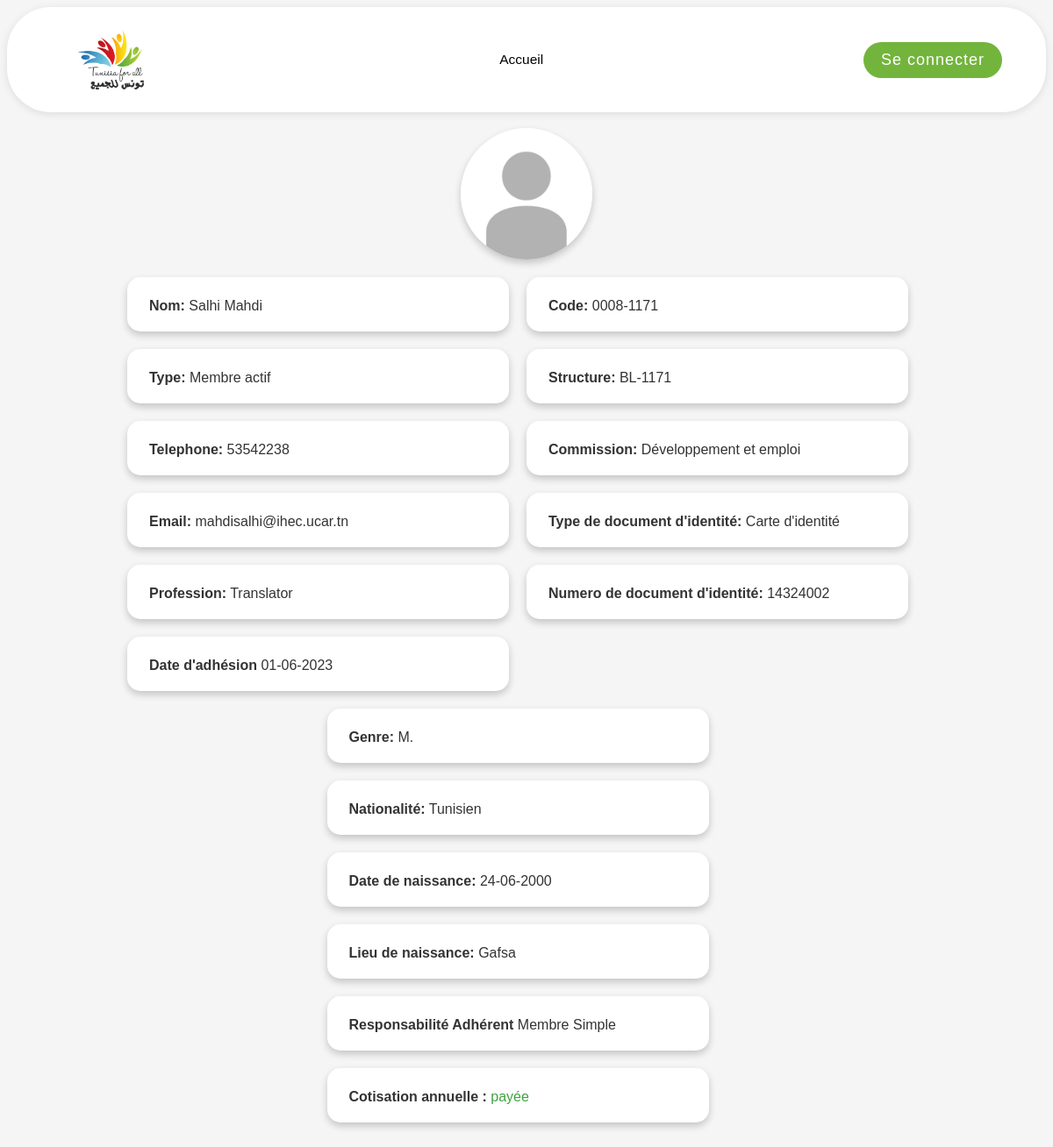
The page /consult_adherent/21/ on the database its author committed.
### base/models.py (models this page shows, shortened)
class Adherent(models.Model):
    user = models.OneToOneField(User, on_delete=models.CASCADE , related_name='adherent')
    code = models.CharField(max_length=8)
    photo_de_profile= models.ImageField(upload_to='img/',null=True, blank=True,default='img/default_profile_pic.jpg')
    structure = models.ForeignKey(Structure, on_delete=models.CASCADE , related_name='adherents', default = 1)
    TYPE_ADHERENT_CHOICES = (
    ('Membre fondateur', 'Membre fondateur'),
    ('Membre actif', 'Membre actif'),
    ('Membre actif jeune', 'Membre actif jeune'),
    ('Soutien', 'Soutien'),
    ('Membre d\'honneur ', 'Membre d\'honneur '),
    )
    type_adhérent = models.CharField(max_length=27, choices=TYPE_ADHERENT_CHOICES)
    RESPONSABILTE_ADHERENT_CHOICES = (
    ('Président', 'Président'),
    ('Viceprésident', 'Vice président'),
    ('Directeur Executif', 'Directeur Executif'),
    ('Trésorier', 'Trésorier'),
    ('Trésorier adjoint ', 'Trésorier adjoint '),
    ('Chef Projet', 'Chef Projet'),
    ('Coordinateur de commission ', 'Coordinateur de commission '),
    ('Membre Simple ', 'Membre Simple '),
    )
    responsabilité_adhérent= models.CharField(max_length=27, choices=RESPONSABILTE_ADHERENT_CHOICES, null=True, blank=True)
    GENRE_CHOICES = (
        ('M', 'M.'),
        ('F', 'Mme.'),
    )
    genre = models.CharField(max_length=1, choices=GENRE_CHOICES)
    nom = models.CharField(max_length=50)
    prénom = models.CharField(max_length=50)
    DOCUMENT_IDENTITE_CHOICES = (
        ('CIN', 'Carte d\'identité'),
        ('CS', 'Carte de séjour'),
    )
    type_document_identité = models.CharField(max_length=3, choices=DOCUMENT_IDENTITE_CHOICES,null=True)
    numero_document_identité = models.CharField(max_length=8)
    nationalité = models.CharField(max_length=50)
    date_de_naissance = models.DateField()
    lieu_de_naissance = models.CharField(max_length=50)
    profession = models.CharField(max_length=50)
    numéro_de_téléphone = models.CharField(max_length=20)
    adresse_email = models.EmailField(max_length=50)
    COMMISSION_CHOICES = (
        ('Enseignement, Sciences et Technologies', 'Enseignement, Sciences et Technologies'),
        ('Développement et emploi', 'Développement et emploi'),
        ('Santé et social', 'Santé et social'),
        ('Culture, tourisme et environnement', 'Culture, tourisme et environnement'),
        ('Autre', 'Autre'),
    )
    commissions = models.CharField(max_length=(50), choices=COMMISSION_CHOICES,null=True,blank=True)
    date_adhésion = models.DateField(blank=True, null=True)
    date_depart = models.DateField(null=True, blank=True)
    motif_depart = models.CharField(max_length=50, null=True, blank=True)
    cotisation_annuelle = models.CharField(max_length=50, default='non payée')
    exclude_fields = ['date_adhesion', 'date_naissance']

class Structure(models.Model):
    TYPE_CHOICES = [
        ('BN', 'Bureau National'),
        ('BR', 'Bureau regional'),
        ('BL', 'Bureau Local'),
        ('PR', 'Projet'),
    ]
    code_structure = models.CharField(max_length=6)
    type = models.CharField(max_length=15, choices=TYPE_CHOICES)
    libellé = models.CharField(max_length=20)
    rue = models.CharField(max_length=20)
    gouvernorat = models.ForeignKey(Governat, on_delete=models.CASCADE , related_name='structures')
    délégation = models.ForeignKey(Delegation, on_delete=models.CASCADE , related_name='structures')
    code_postal = models.CharField(max_length=4)
    numéro_de_téléphone = models.CharField(max_length=20)
    adresse_email = models.EmailField()
    date_de_création = models.DateField()
    date_ag = models.DateField()
    exclude_fields = ['date_creation', 'date_ag']
    def __str__(self):
       return self.code_structure

### base/views.py (the view)
# urls.py: path('consult_adherent/<str:pk>/', views.consult_adherent, name='consult_adherent'),
def consult_adherent(request, pk):
    adherent = Adherent.objects.get(id=pk)
    return render(request, 'base/consult_adherent.html', {'adherent': adherent})

### base/templates/base/consult_adherent.html (shortened to what this page needs)
{% extends 'main.html' %}
{% load static %}
{% block content %}
<!DOCTYPE html>
<html>
<head>
</head>
<body>
    <br>
    <div class="container">
        <div class="profile-picture">
            <img src="{{ adherent.photo_de_profile.url }}" alt="Profile Picture" class="profile-image">
        </div>
        <div class="row">
            <div class="info-box">
                <p><strong>Nom:</strong> {{ adherent.nom }} {{ adherent.prénom }}</p>
            </div>
            <div class="info-box">
                <p><strong>Type:</strong> {{ adherent.get_type_adhérent_display }}</p>
            </div>
            <div class="info-box">
                <p><strong>Telephone:</strong> {{ adherent.numéro_de_téléphone }}</p>
            </div>
            <div class="info-box">
                <p><strong>Email:</strong> {{ adherent.adresse_email }}</p>
            </div>
            <div class="info-box">
                <p><strong>Profession:</strong> {{ adherent.profession }}</p>
            </div>
            <div class="info-box">
                <p><strong>Date d'adhésion</strong> {{ adherent.date_adhésion|date:"d-m-Y" }}</p>
            </div>
        </div>
        <div class="row">
            <div class="info-box">
                <p><strong>Code:</strong> {{ adherent.code }}</p>
            </div>
            <div class="info-box">
                <p><strong>Structure:</strong> {{ adherent.structure }}</p>
            </div>
            <div class="info-box">
                <p><strong>Commission:</strong> {{ adherent.commissions }}</p>
            </div>
            <div class="info-box">
                <p><strong>Type de document d'identité:</strong> {{ adherent.get_type_document_identité_display }}</p>
            </div>
            <div class="info-box">
                <p><strong>Numero de document d'identité:</strong> {{ adherent.numero_document_identité }}</p>
            </div>
        </div>
        <div class="row">
            <div class="info-box">
                <p><strong>Genre:</strong> {{ adherent.get_genre_display }}</p>
            </div>
            <div class="info-box">
                <p><strong>Nationalité:</strong> {{ adherent.nationalité }}</p>
            </div>
            <div class="info-box">
                <p><strong>Date de naissance:</strong> {{ adherent.date_de_naissance|date:"d-m-Y" }}</p>
            </div>
            <div class="info-box">
                <p><strong>Lieu de naissance:</strong> {{ adherent.lieu_de_naissance }}</p>
            </div>
            <div class="info-box">
                <p><strong>Responsabilité Adhérent </strong> {{ adherent.responsabilité_adhérent}}</p>
            </div>
            <div class="info-box">
                <p>
                    {% if adherent.cotisation_annuelle == 'payée' %}
                     <strong>Cotisation annuelle :</strong> <span style="color: rgb(64, 162, 64);">payée</span>
                    {% elif adherent.cotisation_annuelle == 'non payée' %}
                     <strong>Cotisation annuelle :</strong> <span style="color: rgb(167, 40, 40);">non payée</span>
                    {% endif %}
                </p>
            </div>
        </div>
    </div>
</body>
</html>
{% endblock %}

### static/css/style.css (style rules this page uses)
body { font-family: Arial, sans-serif; background-color: #F5F5F5; color: #333333; }
.container { position: relative; display: flex; flex-wrap: wrap; justify-content: center; }
.info-box { background-color: #ffffff; padding: 10px; padding-top: 8px; padding-left: 25px; border-radius: 15px; box-shadow: 0 4px 8px rgba(0, 0, 0, 0.2); margin-bottom: 20px; width: 400px; margin-right: 20px; transition: box-shadow 0.3s ease; z-index: 1; }
.info-box p { margin-bottom: 10px; }
.info-box strong { font-weight: bold; }
.profile-picture { position: relative; display: flex; justify-content: center; align-items: center; margin-bottom: 20px; width: 100%; text-align: center; cursor: zoom-in; }
.profile-image { width: 150px; height: 150px; border-radius: 50%; object-fit: cover; box-shadow: 0 4px 8px rgba(0, 0, 0, 0.2); transition: transform 0.3s ease-in-out; }

### rows shown on the page
Adherent: photo_de_profile (placeholder picture), nom "Salhi", prénom "Mahdi", type_adhérent "Membre actif", numéro_de_téléphone "53542238", adresse_email "mahdisalhi@ihec.ucar.tn", profession "Translator", date_adhésion "01-06-2023", code "0008-1171", structure "BL-1171", commissions "Développement et emploi", type_document_identité "Carte d'identité", numero_document_identité "14324002", genre "M.", nationalité "Tunisien", date_de_naissance "24-06-2000", lieu_de_naissance "Gafsa", responsabilité_adhérent "Membre Simple"
